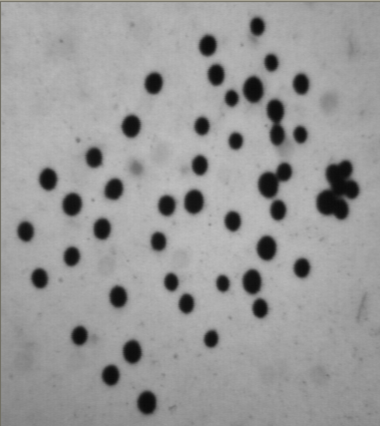
#> input picture imaging/2/sample1.png, 380 x 426 px
$ python daen2.py
#> lines starting #> are read from the running program, lines starting #| are printed output that depends on the picture; after the words box and inside, x2 and y2 are one past the last pixel; in counts of white or black regions, pixels touching at a corner belong together; long printed decimals are rounded
# -*- coding: utf-8 -*-
"""
Created on Fri Jul 21 13:58:42 2023

"""

import cv2
import math
import numpy as np

def main():
    img = cv2.imread('sample1.png', cv2.IMREAD_COLOR)
#> img is the input picture: shape (426, 380, 3); mean B, G, R 152.8, 152.9, 152.9

    # グレイスケール化
    gray1 = cv2.bitwise_and(img[:,:,0], img[:,:,1])
    gray1 = cv2.bitwise_and(gray1, img[:,:,2])

    # 二値化
    _, binimg = cv2.threshold(gray1, 0, 255, cv2.THRESH_BINARY | cv2.THRESH_OTSU)
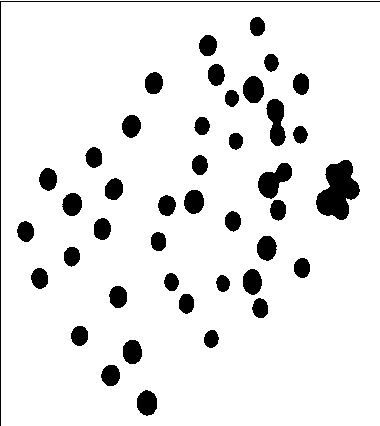
#> binimg: shape (426, 380); 90.8% white; 43 black regions, largest, box (x1, y1, x2, y2) and area: (316, 160, 360, 220) 1641, (0, 1, 380, 426) 804, (258, 163, 292, 199) 694
    binimg = cv2.bitwise_not(binimg)

    # 結果画像の黒の部分を灰色にする。
    bimg = binimg // 4 + 255 * 3 //4
    resimg = cv2.merge((bimg,bimg,bimg))
#> resimg: shape (426, 380, 3); values 191 (black) and 254 (white), 9.2% white; 43 white regions

    # 輪郭取得
    contours,hierarchy =  cv2.findContours(binimg,cv2.RETR_TREE,cv2.CHAIN_APPROX_SIMPLE)
#> contours = 43 contours, 1 with area under 20; largest, box (x1, y1, x2, y2) and area: (316, 160, 360, 220) 1558, (258, 163, 292, 199) 644, (266, 99, 286, 146) 575, (243, 76, 264, 103) 412, (137, 390, 157, 416) 374
    for i, cnt in enumerate(contours):
        # 楕円フィッティング
        ellipse = cv2.fitEllipse(cnt)
        print(ellipse)

        cx = int(ellipse[0][0])
        cy = int(ellipse[0][1])

        # 楕円描画
        resimg = cv2.ellipse(resimg,ellipse,(255,0,0),2)
        cv2.drawMarker(resimg, (cx,cy), (0,0,255), markerType=cv2.MARKER_CROSS, markerSize=10, thickness=1)
        cv2.putText(resimg, str(i+1), (cx+3,cy+3), cv2.FONT_HERSHEY_SIMPLEX, 0.8, (0,80,255), 1,cv2.LINE_AA)
#> this loop made 43 passes
#> (ellipse, cx, cy) on passes 1 to 12: (((146.6, 402.6), (20.05, 24.38), 176.8), 146, 402), (((110.2, 375.1), (17.82, 21.18), 9.83), 110, 375), (((131.9, 351.5), (18.62, 24.07), 177.8), 131, 351), (((210.9, 338.5), (13.78, 17.23), 9.54), 210, 338), (((79.26, 335.4), (16.53, 19.39), 6.74), 79, 335), (((260, 307.9), (15.13, 19.49), 172.7), 259, 307), (((186.1, 303.2), (14.88, 19.43), 3.82), 186, 303), (((117.8, 296.5), (17.47, 21.65), 179), 117, 296), (((222.5, 283.1), (12.76, 16.15), 173.7), 222, 283), (((171, 281.7), (13.56, 17.55), 174.6), 170, 281), (((251.8, 281.4), (18.43, 24.98), 176.1), 251, 281), (((39.35, 277.9), (16.23, 20.06), 172.6), 39, 277)
#| ((146.649, 402.586), (20.046, 24.382), 176.803)
#| ((110.235, 375.083), (17.824, 21.179), 9.827)
#| ((131.853, 351.538), (18.623, 24.070), 177.755)
#| ((210.871, 338.518), (13.776, 17.230), 9.538)
#| ((79.256, 335.403), (16.533, 19.393), 6.744)
#| ((259.952, 307.912), (15.127, 19.491), 172.748)
#| ((186.065, 303.185), (14.877, 19.431), 3.819)
#| ((117.810, 296.457), (17.471, 21.653), 178.964)
#> (further printed lines are left out)
#> pass 1, in main, `resimg = cv2.ellipse(resimg,ellipse,(255,0,0),2)`:
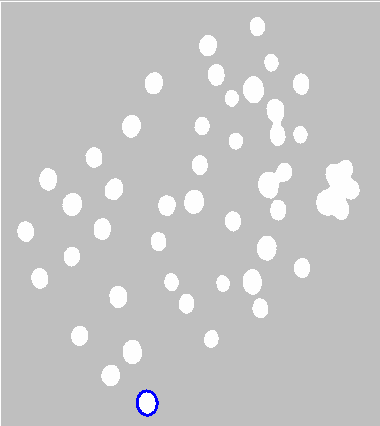
#> resimg: shape (426, 380, 3); mean of channels 0, 1, 2 196.8, 196.5, 196.5; drawn as B, G, R
#> pass 2, in main, `resimg = cv2.ellipse(resimg,ellipse,(255,0,0),2)`:
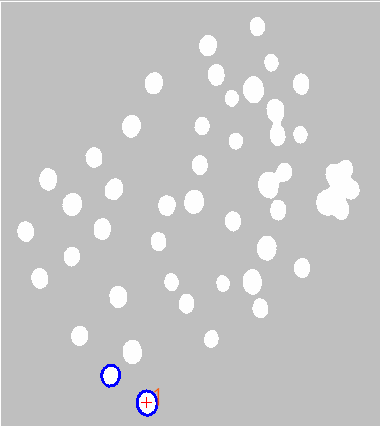
#> resimg: shape (426, 380, 3); 0.16% of pixels changed, all inside (x1, y1, x2, y2) = (100, 364, 160, 408); drawn as B, G, R
#> pass 3, in main, `resimg = cv2.ellipse(resimg,ellipse,(255,0,0),2)`:
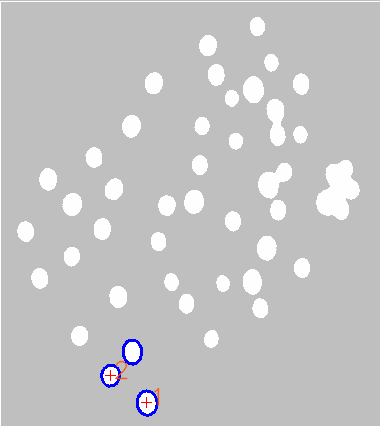
#> resimg: shape (426, 380, 3); 0.21% of pixels changed, all inside (x1, y1, x2, y2) = (105, 339, 143, 381); drawn as B, G, R
#> after the loop:
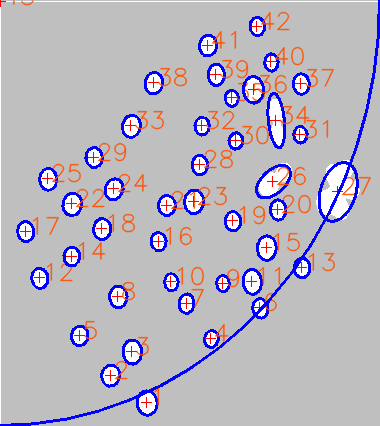
#> resimg: shape (426, 380, 3); 10.72% of pixels changed, all inside (x1, y1, x2, y2) = (0, 0, 380, 426); drawn as B, G, R

    cv2.imshow('resimg',resimg)
    cv2.waitKey()

if __name__ == '__main__':
    main()
